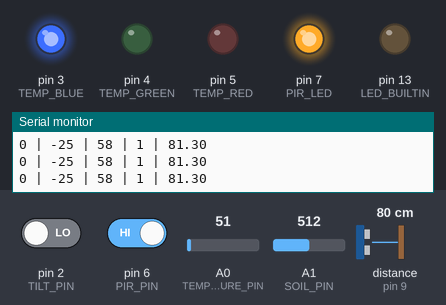
A sketch run on a simulated Arduino Uno, built with avr-gcc and run on an emulated ATmega328P. Shown: output pins drawn as LEDs (lit = HIGH), the last lines printed to the serial monitor. Wiring (inferred from the names in the program): ultrasonic range finder: trigger pin 8; echo pin 9. Inputs (shaded band) come from the test bench; at power-on: A0 (TEMPERATURE_PIN) = 51, pin 6 (PIR_PIN) HIGH, pin 2 (TILT_PIN) LOW, A1 (SOIL_PIN) = 512, distance to the obstacle (sensor on pin 9) 80 cm. The echo pulse lasts 58.3 µs per cm; pins used as bus, display or sensor lines are not drawn.

Above: at 1.2 s.
1.3 s: A0 (TEMPERATURE_PIN) set to 113
2.8 s: A0 (TEMPERATURE_PIN) set to 132
At 3.5 s:
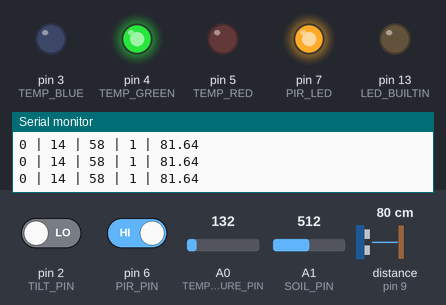
4.3 s: pin 6 (PIR_PIN) driven LOW
At 5.4 s:
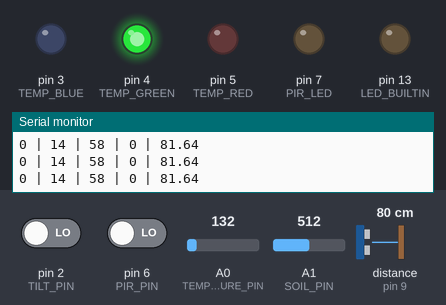
5.8 s: A0 (TEMPERATURE_PIN) set to 112
At 6.2 s:
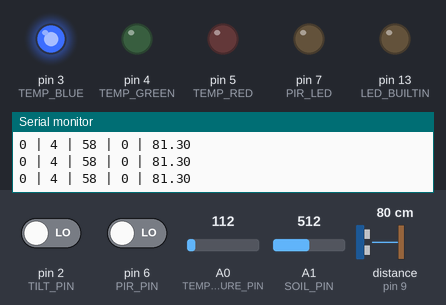
10.3 s: pin 6 (PIR_PIN) driven HIGH
At 10.8 s:
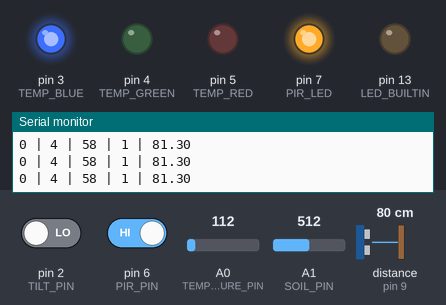
Timing chart, 0 to 12.8 s (numbered marks = the images above; inputs shaded):
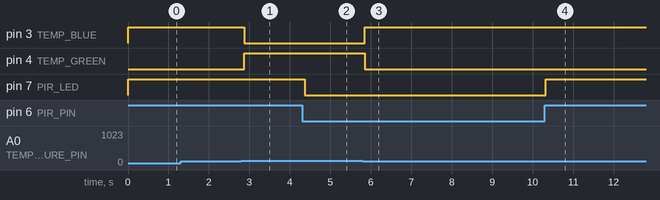

Measured:
- the behaviour switches between 122 and 123 on A0 (TEMPERATURE_PIN) (found by bisection; images 0 and 1)
- after the input at 2.8 s, pin 3 (TEMP_BLUE): HIGH → LOW after 0.07 s; pin 4 (TEMP_GREEN): LOW → HIGH after 0.07 s
- after the input at 4.3 s, pin 7 (PIR_LED): HIGH → LOW after 0.06 s
- after the input at 5.8 s, pin 3 (TEMP_BLUE): LOW → HIGH after 0.05 s; pin 4 (TEMP_GREEN): HIGH → LOW after 0.05 s
- after the input at 10.3 s, pin 7 (PIR_LED): LOW → HIGH at once

The sketch:

Digital_Sensor.ino
```cpp
// C++ code
//
#define TILT_PIN 2
#define TEMPERATURE_PIN A0
#define TEMP_BLUE 3
#define TEMP_GREEN 4
#define TEMP_RED 5
#define SOIL_PIN A1
#define PIR_PIN 6
#define PIR_LED 7
#define SR04_TRIG 8
#define SR04_ECHO 9

int tiltVAL = 0;
float tempVAL = 0;
int soilVAL = 0;
int pirVAL = 0;
float sr04VAL = 0;

int tiltSensor()
{
  tiltVAL = digitalRead(TILT_PIN);
  return tiltVAL;
}

int tempSensor()
{
  int tempAnalog = analogRead(TEMPERATURE_PIN);
  tempVAL = map(tempAnalog, 20, 358 , -40, 125);
  // BLUE < 10 / GREEN 10-40 / RED >40
  if (tempVAL < 10)
  {
    digitalWrite(TEMP_BLUE, HIGH);
    digitalWrite(TEMP_GREEN, LOW);
    digitalWrite(TEMP_RED, LOW);
  }
  else if (tempVAL > 40)
  {
    digitalWrite(TEMP_BLUE, LOW);
    digitalWrite(TEMP_GREEN, LOW);
    digitalWrite(TEMP_RED, HIGH);
  }
  else
  {
  	digitalWrite(TEMP_BLUE, LOW);
    digitalWrite(TEMP_GREEN, HIGH);
    digitalWrite(TEMP_RED, LOW);
  }
  return tempVAL;
}

int soilSensor()
{
  int soilAnalog = analogRead(SOIL_PIN); // A1
  soilVAL = map(soilAnalog, 0 , 876 , 0 ,100);
  return soilVAL;
}

int pirSensor()
{
  pirVAL = digitalRead(PIR_PIN);
  digitalWrite(PIR_LED, pirVAL);
  return pirVAL;
}

void setup()
{
  Serial.begin(9600);
  pinMode(LED_BUILTIN, OUTPUT);
  pinMode(TILT_PIN, INPUT);
  pinMode(TEMP_BLUE, OUTPUT);
  pinMode(TEMP_GREEN, OUTPUT);
  pinMode(TEMP_RED, OUTPUT);
  pinMode(PIR_PIN, INPUT);
  pinMode(PIR_LED, OUTPUT);
  pinMode(SR04_TRIG, OUTPUT);
  pinMode(SR04_ECHO, INPUT);
}

float sr04Sensor()
{
  long duration;
  digitalWrite(SR04_TRIG, LOW);
  delayMicroseconds(2);
  digitalWrite(SR04_TRIG, HIGH);
  delayMicroseconds(10);
  digitalWrite(SR04_TRIG, LOW);

  duration = pulseIn(SR04_ECHO, HIGH);

  sr04VAL = duration * 0.035/2;
  return sr04VAL;
}

void loop()
{

  Serial.print(tiltSensor());
  Serial.print(" | ");
  Serial.print(tempSensor());
  Serial.print(" | ");
  Serial.print(soilSensor());
  Serial.print(" | ");
  Serial.print(pirSensor());
  Serial.print(" | ");
  Serial.print(sr04Sensor());
  Serial.println();
  delay(100);
}
```
